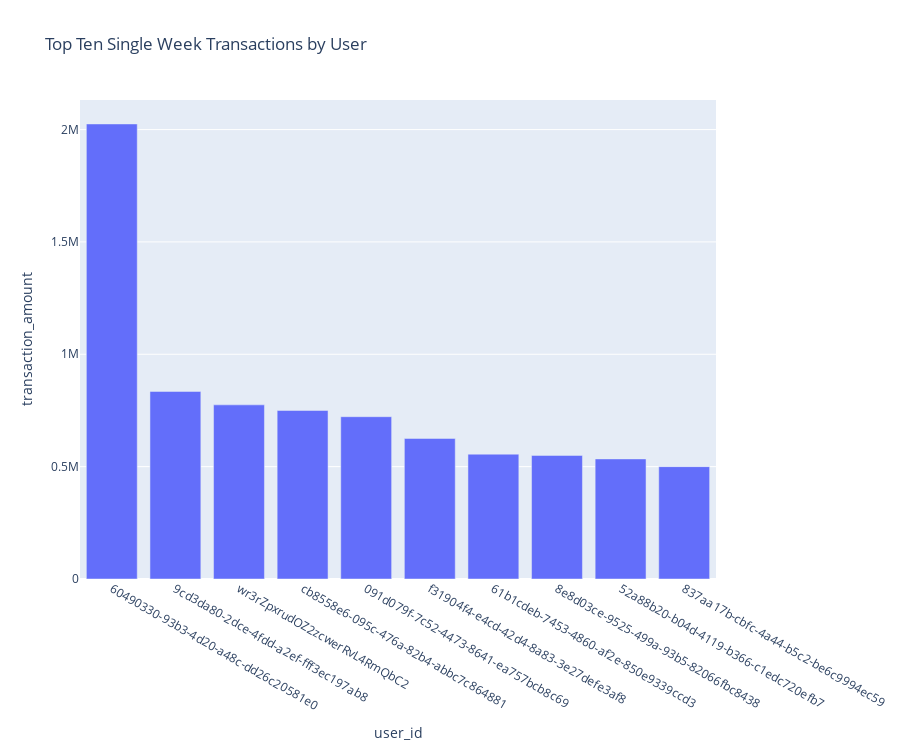

This figure's notebook cell:
### Code cell
fig = px.bar(PDD.head(10), x = 'user_id',y = 'transaction_amount', title = 'Top Ten Single Week Transactions by User' ,
             height=750)
fig.show()

### Figure 1 — Plotly figure (JSON) as saved in the notebook; plotly's stock layout.template omitted (floating-point values rounded to 4 significant figures)
{"data": [{"alignmentgroup": "True", "hovertemplate": "user_id=%{x}<br>transaction_amount=%{y}<extra></extra>", "legendgroup": "", "marker": {"color": "#636efa", "pattern": {"shape": ""}}, "name": "", "offsetgroup": "", "orientation": "v", "showlegend": false, "textposition": "auto", "type": "bar", "x": ["60490330-93b3-4d20-a48c-dd26c20581e0", "9cd3da80-2dce-4fdd-a2ef-fff3ec197ab8", "wr3rZpxrudOZ2zcwerRvL4RmQbC2", "cb8558e6-095c-476a-82b4-abbc7c864881", "091d079f-7c52-4473-8641-ea757bcb8c69", "f31904f4-e4cd-42d4-8a83-3e27defe3af8", "61b1cdeb-7453-4860-af2e-850e9339ccd3", "8e8d03ce-9525-499a-93b5-82066fbc8438", "52a88b20-b04d-4119-b366-c1edc720efb7", "837aa17b-cbfc-4a44-b5c2-be6c9994ec59"], "xaxis": "x", "y": [2025000, 834660, 775000, 750000, 722300.0, 625500, 555600.0, 550000, 534400.0, 500000], "yaxis": "y"}], "layout": {"barmode": "relative", "height": 750, "legend": {"tracegroupgap": 0}, "title": {"text": "Top Ten Single Week Transactions by User"}, "xaxis": {"anchor": "y", "domain": [0, 1], "title": {"text": "user_id"}}, "yaxis": {"anchor": "x", "domain": [0, 1], "title": {"text": "transaction_amount"}}}}
